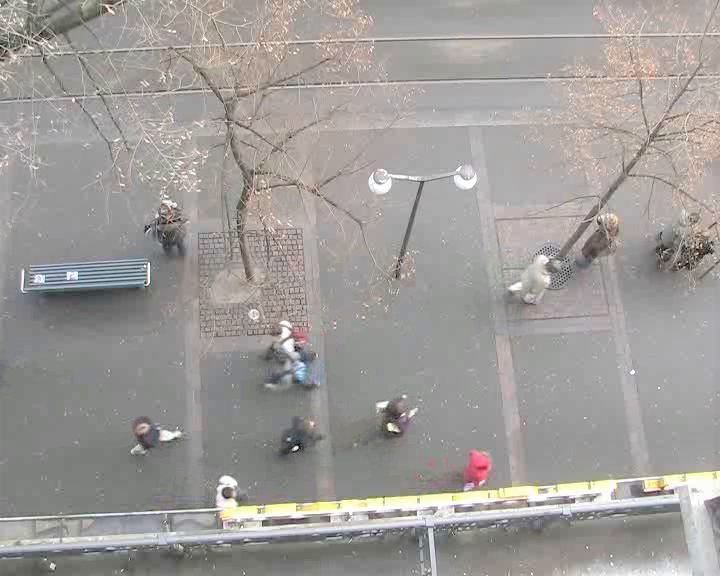
#> input picture hotel500.png, 720 x 576 px
$ python hotel-EP-Min_372.py
#> lines starting #> are read from the running program, lines starting #| are printed output that depends on the picture
import numpy as np
import matplotlib.pyplot as plt


# [5 lines of commented-out code are left out]

xSpeed01 = np.asarray([312, 281, 253, 227, 203, 179, 156, 134])
ySpeed01 = np.asarray([325, 332, 342, 352, 362, 373, 384, 396])

xSpeed02 = np.asarray([319, 288, 260, 234, 210, 186, 163, 141])
ySpeed02 = np.asarray([353, 359, 369, 379, 389, 400, 411, 423])


xSpeedGT = np.asarray([307, 269, 231, 194, 156, 114,  77,  41])
ySpeedGT = np.asarray([330, 332, 334, 333, 332, 332, 334, 342])

xSpeedGT02 = np.asarray([313, 276, 239, 201, 162, 121,  88,  46])
ySpeedGT02 = np.asarray([358, 358, 361, 361, 359, 363, 364, 372])


plt.plot(xSpeed01, ySpeed01, zorder=1, linewidth=3, linestyle='--', color='red', label='0.9')
plt.plot(xSpeed02, ySpeed02, zorder=1, linewidth=3, linestyle='--', color='red')

plt.plot(xSpeedGT, ySpeedGT, zorder=1, linewidth=3, color='blue', label='GT', linestyle='--')
plt.plot(xSpeedGT02, ySpeedGT02, zorder=1, linewidth=3, color='blue', linestyle='--')#

plt.plot(xSpeed01[-1], ySpeed01[-1], zorder=1, marker='<', color='red')
plt.plot(xSpeed02[-1], ySpeed02[-1], zorder=1, marker='<', color='red')

plt.plot(xSpeedGT[-1], ySpeedGT[-1], zorder=1, marker='<', color='blue')
plt.plot(xSpeedGT02[-1], ySpeedGT02[-1], zorder=1, marker='<', color='blue')


#plt.legend(loc='center right')
plt.xticks([])
plt.yticks([])
ext = [0, 576, 0.00, 720]
img = plt.imread("../hotel500.png")
#> img is the input picture: shape (576, 720, 3) float32; mean R, G, B 0.624, 0.611, 0.599
plt.imshow(img, zorder=0)
plt.show()
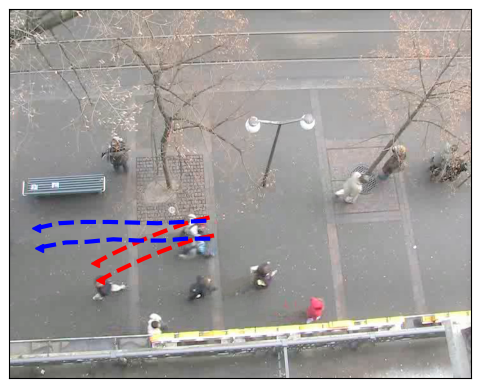
#> figure drawn by matplotlib, 1 panel

$ run again, with hotel0.png copied over hotel500.png
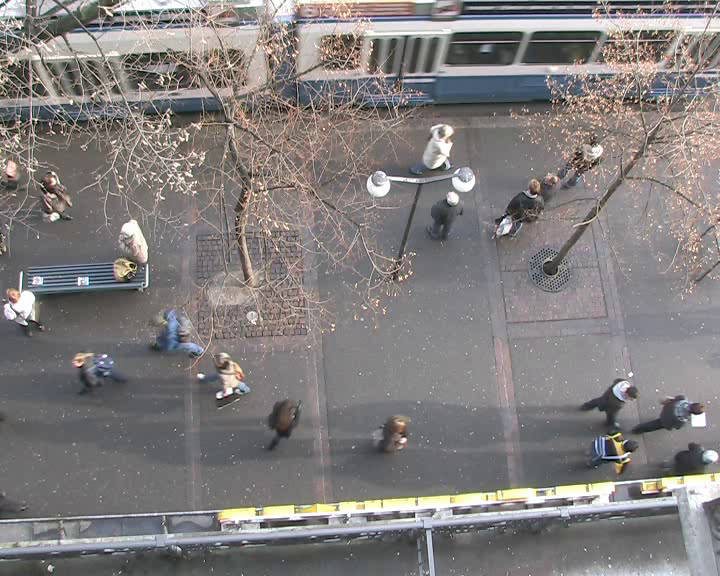
#> input picture hotel0.png, 720 x 576 px
#> img is the input picture: shape (576, 720, 3) float32; mean R, G, B 0.508, 0.492, 0.491
#> `plt.show()`:
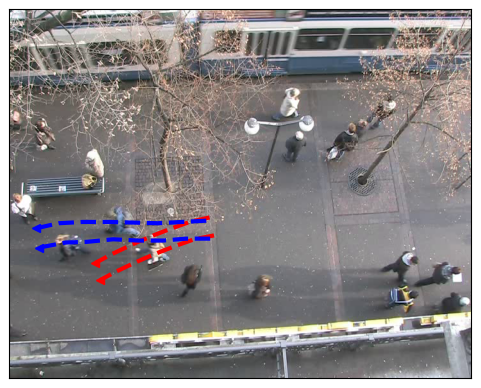
#> figure drawn by matplotlib, 1 panel

$ run again, with hotel11.png copied over hotel500.png
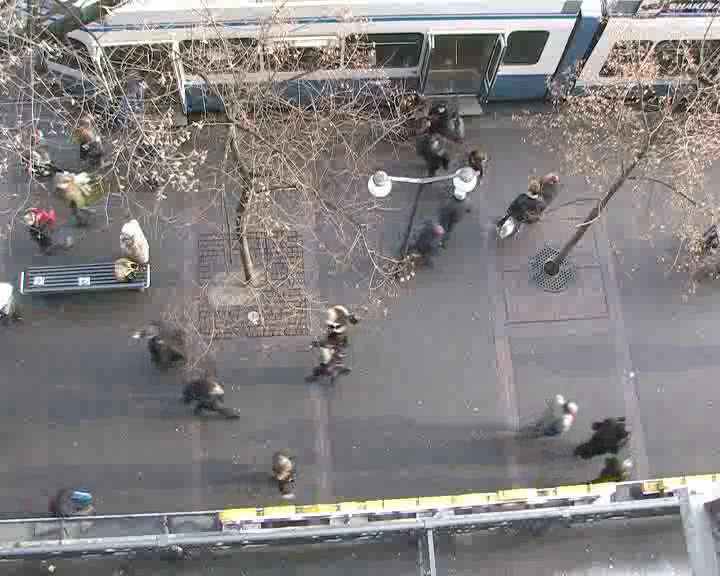
#> input picture hotel11.png, 720 x 576 px
#> img is the input picture: shape (576, 720, 3) float32; mean R, G, B 0.518, 0.506, 0.505
#> `plt.show()`:
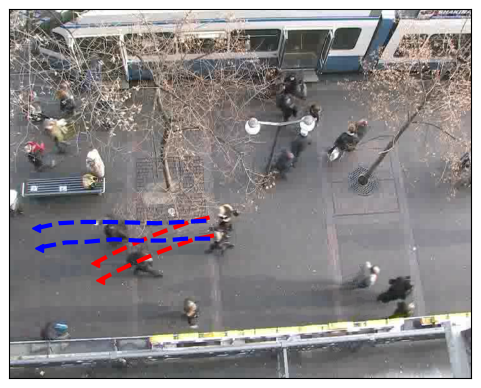
#> figure drawn by matplotlib, 1 panel

$ run again, with hotel115.png copied over hotel500.png
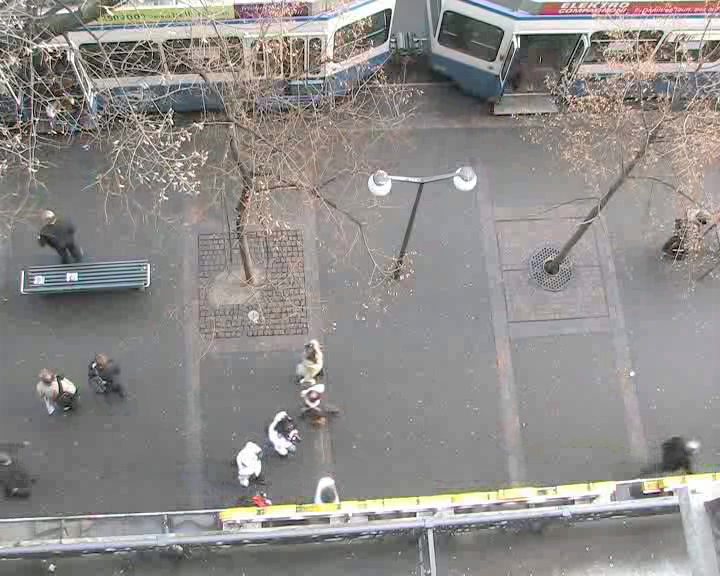
#> input picture hotel115.png, 720 x 576 px
#> img is the input picture: shape (576, 720, 3) float32; mean R, G, B 0.563, 0.551, 0.543
#> `plt.show()`:
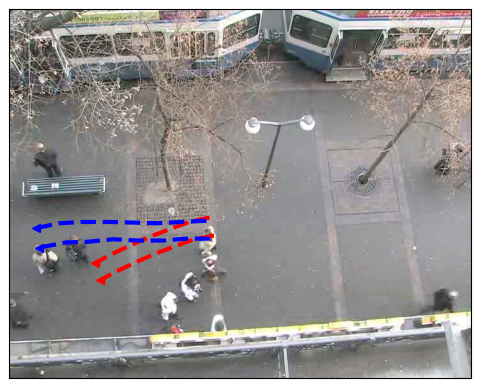
#> figure drawn by matplotlib, 1 panel
